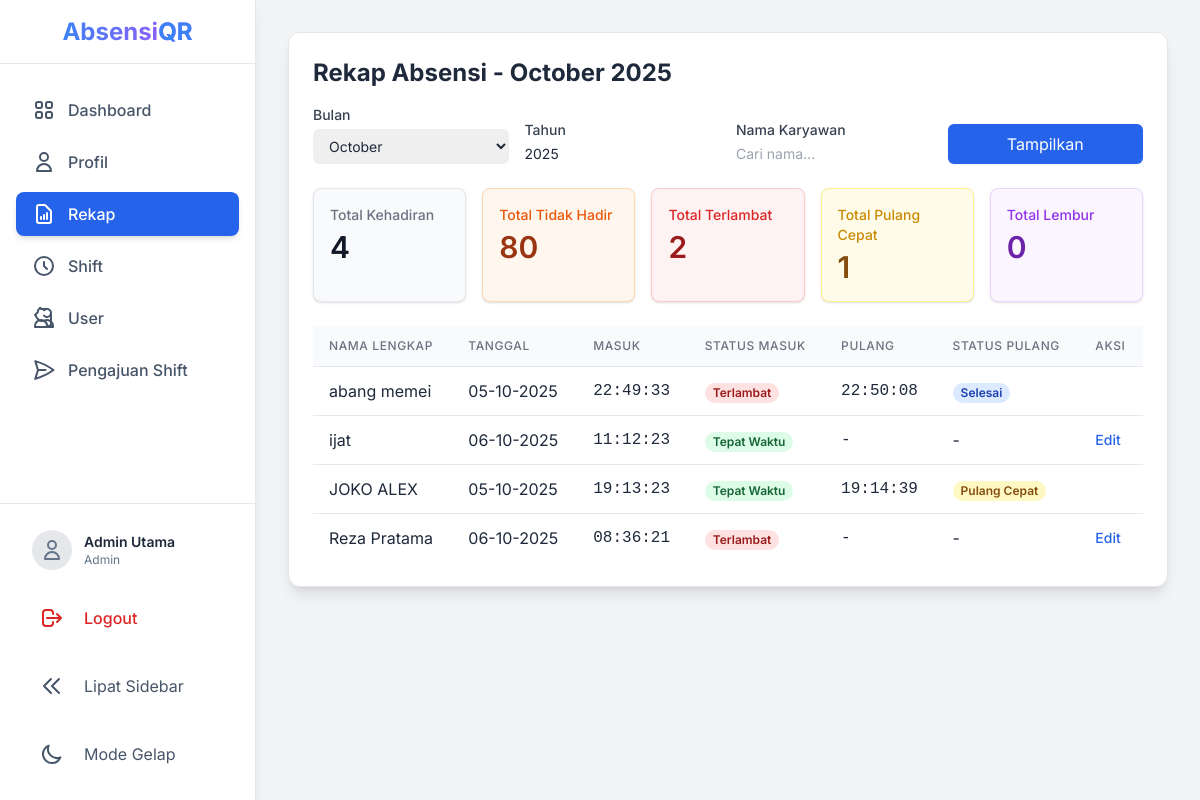
The page /src/admin/rekap.php (signed in) on the database as committed earlier.
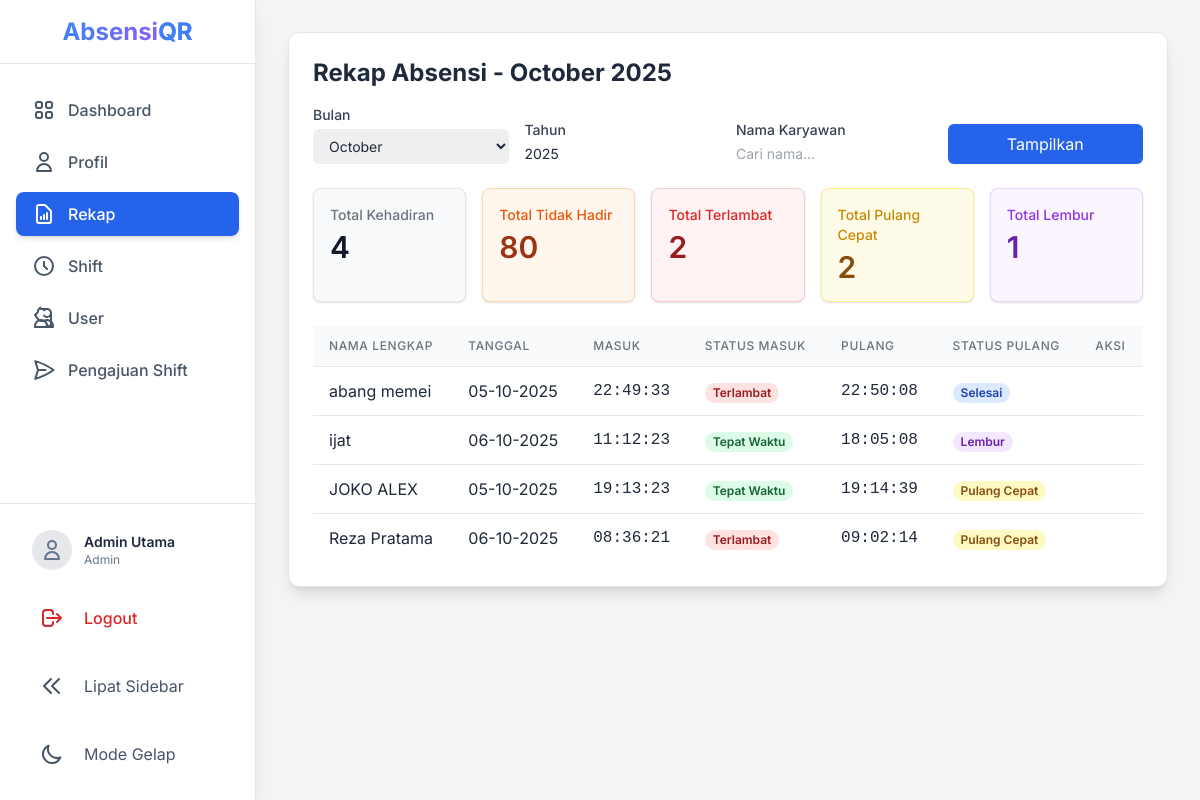
The same page on the database as committed later.
### tables this page shows
CREATE TABLE `absensi` (
  `id` int(11) NOT NULL,
  `user_id` int(11) NOT NULL,
  `tanggal_absensi` date NOT NULL,
  `waktu_masuk` time DEFAULT NULL,
  `waktu_keluar` time DEFAULT NULL,
  `status_masuk` enum('Tepat Waktu','Terlambat') DEFAULT NULL,
  `status_keluar` enum('Selesai','Pulang Cepat','Lembur') DEFAULT NULL
);

CREATE TABLE `users` (
  `id` int(11) NOT NULL,
  `username` varchar(50) NOT NULL,
  `password` varchar(255) NOT NULL,
  `nama_lengkap` varchar(100) NOT NULL,
  `role` enum('admin','user') NOT NULL,
  `shift_id` int(11) DEFAULT NULL
);

### src/admin/rekap.php (the view, shortened to what the changed rows need)
<?php
require_once __DIR__ . '/../layouts/header.php';
$bulan = isset($_GET['bulan']) ? $_GET['bulan'] : date('m');
$tahun = isset($_GET['tahun']) ? $_GET['tahun'] : date('Y');
$nama_bulan = DateTime::createFromFormat('!m', $bulan)->format('F');
$params = [];
$param_types = '';
$base_sql_where = " WHERE MONTH(a.tanggal_absensi) = ? AND YEAR(a.tanggal_absensi) = ?";
$param_types .= "ss";
$params[] = $bulan;
$params[] = $tahun;
$sql_stats = "SELECT
                COUNT(a.id) as total_kehadiran,
                SUM(CASE WHEN a.status_masuk = 'Terlambat' THEN 1 ELSE 0 END) as total_terlambat,
                SUM(CASE WHEN a.status_keluar = 'Pulang Cepat' THEN 1 ELSE 0 END) as total_pulang_cepat,
                SUM(CASE WHEN a.status_keluar = 'Lembur' THEN 1 ELSE 0 END) as total_lembur
              FROM absensi a
              JOIN users u ON a.user_id = u.id
              " . $base_sql_where;
$stmt_stats = $conn->prepare($sql_stats);
if ($stmt_stats && !empty($params)) {
    $stmt_stats->bind_param($param_types, ...$params);
}
$stmt_stats->execute();
$result_stats = $stmt_stats->get_result()->fetch_assoc();
$sql_rekap = "SELECT a.id, u.nama_lengkap, a.tanggal_absensi, a.waktu_masuk, a.status_masuk, a.waktu_keluar, a.status_keluar
              FROM absensi a
              JOIN users u ON a.user_id = u.id
              " . $base_sql_where . " ORDER BY u.nama_lengkap, a.tanggal_absensi";
$stmt_rekap = $conn->prepare($sql_rekap);
if ($stmt_rekap && !empty($params)) {
    $stmt_rekap->bind_param($param_types, ...$params);
}
$stmt_rekap->execute();
$result_rekap = $stmt_rekap->get_result();
?>
<div class="max-w-7xl mx-auto py-8 sm:px-6 lg:px-8">
    <div class="bg-white p-6 rounded-xl shadow-lg border border-gray-200">
        <h1 class="text-2xl font-bold mb-4">Rekap Absensi - <?php echo "$nama_bulan $tahun"; ?></h1>
        <div class="mb-6 grid grid-cols-1 sm:grid-cols-2 lg:grid-cols-5 gap-4">
            <div class="bg-yellow-50 p-4 rounded-lg shadow border border-yellow-200">
                <h3 class="text-sm font-medium text-yellow-600">Total Pulang Cepat</h3>
                <p class="mt-1 text-3xl font-semibold text-yellow-800">
                    <?php echo $result_stats['total_pulang_cepat'] ?? 0; ?>
                </p>
            </div>
            <div class="bg-purple-50 p-4 rounded-lg shadow border border-purple-200">
                <h3 class="text-sm font-medium text-purple-600">Total Lembur</h3>
                <p class="mt-1 text-3xl font-semibold text-purple-800">
                    <?php echo $result_stats['total_lembur'] ?? 0; ?>
                </p>
            </div>
        </div>
        <div class="overflow-x-auto">
            <table class="min-w-full divide-y divide-gray-200">
                <thead class="bg-gray-50">
                    <tr>
                        <th class="py-3 px-4 text-left text-xs font-medium text-gray-500 uppercase tracking-wider">Nama Lengkap</th>
                        <th class="py-3 px-4 text-left text-xs font-medium text-gray-500 uppercase tracking-wider">Tanggal</th>
                        <th class="py-3 px-4 text-left text-xs font-medium text-gray-500 uppercase tracking-wider">Masuk</th>
                        <th class="py-3 px-4 text-left text-xs font-medium text-gray-500 uppercase tracking-wider">Status Masuk</th>
                        <th class="py-3 px-4 text-left text-xs font-medium text-gray-500 uppercase tracking-wider">Pulang</th>
                        <th class="py-3 px-4 text-left text-xs font-medium text-gray-500 uppercase tracking-wider">Status Pulang</th>
                        <th class="py-3 px-4 text-left text-xs font-medium text-gray-500 uppercase tracking-wider">Aksi</th>
                    </tr>
                </thead>
                <tbody class="bg-white divide-y divide-gray-200">
                    <?php if ($result_rekap->num_rows > 0): ?>
                        <?php while ($row = $result_rekap->fetch_assoc()): ?>
                            <tr>
                                <td class="py-3 px-4 whitespace-nowrap"><?php echo htmlspecialchars($row['nama_lengkap']); ?></td>
                                <td class="py-3 px-4 whitespace-nowrap"><?php echo date("d-m-Y", strtotime($row['tanggal_absensi'])); ?></td>
                                <td class="py-3 px-4 whitespace-nowrap font-mono"><?php echo $row['waktu_masuk']; ?></td>
                                <td class="py-3 px-4 whitespace-nowrap">
                                    <span class="px-2 inline-flex text-xs leading-5 font-semibold rounded-full <?php echo $row['status_masuk'] == 'Tepat Waktu' ? 'bg-green-100 text-green-800' : 'bg-red-100 text-red-800'; ?>">
                                        <?php echo htmlspecialchars($row['status_masuk']); ?>
                                    </span>
                                </td>
                                <td class="py-3 px-4 whitespace-nowrap font-mono"><?php echo $row['waktu_keluar'] ?? '-'; ?></td>
                                <td class="py-3 px-4 whitespace-nowrap">
                                <?php
                                if ($row['status_keluar']) {
                                    $status = $row['status_keluar'];
                                    $color_class = '';
                                    switch ($status) {
                                        case 'Selesai':
                                            $color_class = 'bg-blue-100 text-blue-800';
                                            break;
                                        case 'Pulang Cepat':
                                            $color_class = 'bg-yellow-100 text-yellow-800';
                                            break;
                                        case 'Lembur':
                                            $color_class = 'bg-purple-100 text-purple-800';
                                            break;
                                    }
                                    echo '<span class="px-2 inline-flex text-xs leading-5 font-semibold rounded-full ' . $color_class . '">' . htmlspecialchars($status) . '</span>';
                                } else {
                                    echo '-';
                                }
                                ?>
                                </td>
                                <td class="py-3 px-4 whitespace-nowrap text-sm font-medium">
                                    <?php if (is_null($row['waktu_keluar'])): ?>
                                        <a href="edit_absensi.php?id=<?php echo $row['id']; ?>" class="text-blue-600 hover:text-blue-900">Edit</a>
                                    <?php endif; ?>
                                </td>
                            </tr>
                        <?php endwhile; ?>
                    <?php else: ?>
                        <tr><td colspan="7" class="text-center py-4">Tidak ada data absensi untuk periode dan filter yang dipilih.</td></tr>
                    <?php endif; ?>
                </tbody>
            </table>
        </div>
    </div>
</div>
<?php require_once __DIR__ . '/../layouts/footer.php'; ?>

Rows that differ between the two databases and show on the page:
changed absensi "ijat": waktu_keluar "-" → "18:05:08"; status_keluar (not shown) → "Lembur"; no longer shows "-"; no longer shows "Edit"
changed absensi "Reza Pratama": waktu_keluar "-" → "09:02:14"; status_keluar (not shown) → "Pulang Cepat"; no longer shows "-"; no longer shows "Edit"
Other text that changed with them:
$result_stats['total_pulang_cepat']: "1" → "2"
$result_stats['total_lembur']: "0" → "1"
